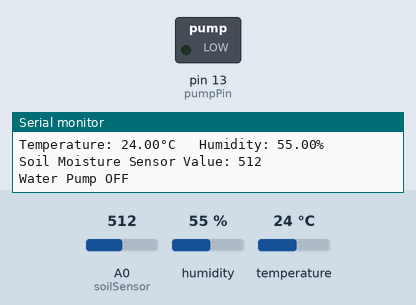
Bench run of a sketch on a simulated Arduino Uno, built with avr-gcc and run on an emulated ATmega328P. Parts: switched loads named in the sketch (green lamp = pin HIGH), the last lines printed to the serial monitor. The test bench sets the inputs (shaded band); at power-on: A0 (soilSensor) = 512, humidity 55 %, temperature 24 °C.

Above: at 5.8 s.
5.9 s: A0 (soilSensor) set to 485
At 10.7 s:
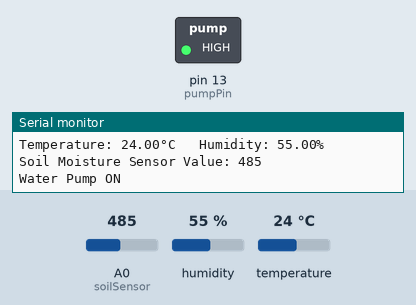
11.9 s: A0 (soilSensor) set to 510
At 16.4 s:
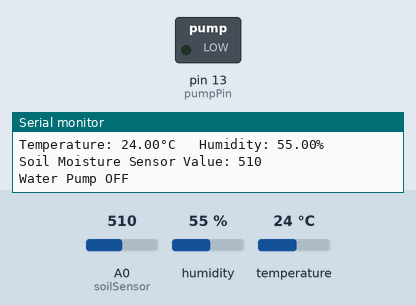
17.9 s: A0 (soilSensor) set to 490
At 20.8 s:
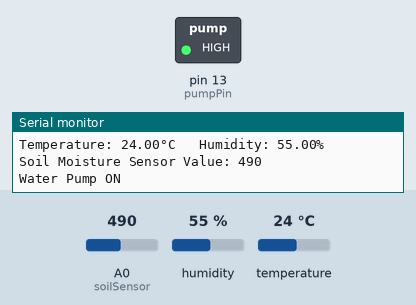
Timing chart, 0 to 22.3 s (numbered marks = the images above; inputs shaded):
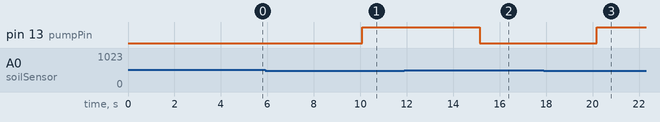

Measured:
- the behaviour switches between 500 and 499 on A0 (soilSensor) (found by bisection; images 0 and 1)
- after the input at 5.9 s, pin 13 (pumpPin): LOW → HIGH after 4.2 s
- after the input at 11.9 s, pin 13 (pumpPin): HIGH → LOW after 3.2 s
- after the input at 17.9 s, pin 13 (pumpPin): LOW → HIGH after 2.3 s

The sketch:

Smart_Farm.ino
```cpp
#define soilSensor A0 // select the input pin for the soil moisture sensor
#include <DHT.h>
int DHT11_PIN = 7;  // Define the LED's pin
int LED_PIN = 1;   //Define the LED's object
int pumpPin = 13; // select the output pin for the water pump
int Value = 0; // variable to store the value coming from the soil moisture sensor
DHT dht(DHT11_PIN, DHT11);//create a DHT11 object
void setup() {
  pinMode(LED_PIN, OUTPUT);   // Initialize the LED as an output
  dht.begin();     // Initialize the DHT11 sensor
  pinMode(pumpPin, OUTPUT); // declare the pumpPin as an OUTPUT
  Serial.begin(9600); // initialize serial communication at 9600 bits per second
}

void loop() {
  Value = analogRead(soilSensor); // read the value from the soil moisture sensor
  Serial.print("Soil Moisture Sensor Value: ");
  Serial.println(Value);
  if (Value < 500) { // if soil moisture is less than 500
    digitalWrite(pumpPin, HIGH); // turn on water pump
    Serial.println("Water Pump ON");
    delay(5000); // wait for 5 seconds
  }
    else{
    digitalWrite(pumpPin, LOW); // turn off water pump
    Serial.println("Water Pump OFF");
    delay(5000); // wait for 5 seconds
  }

  float temperature = dht.readTemperature();   // Read the temperature and humidity from the DHT11 sensor
  float humidity = dht.readHumidity();
  // Print the temperature and humidity to the serial port
  Serial.print("Temperature: ");
  Serial.print(temperature);
  Serial.print("°C   Humidity: ");
  Serial.print(humidity);
  Serial.println("%");
  // If the temperature is above 25°C, turn on the LED
  if (temperature > 25) {
    digitalWrite(LED_PIN, HIGH);
  } else {
    digitalWrite(LED_PIN, LOW);
  }
  // Wait for 1 second before looping again

}
```
